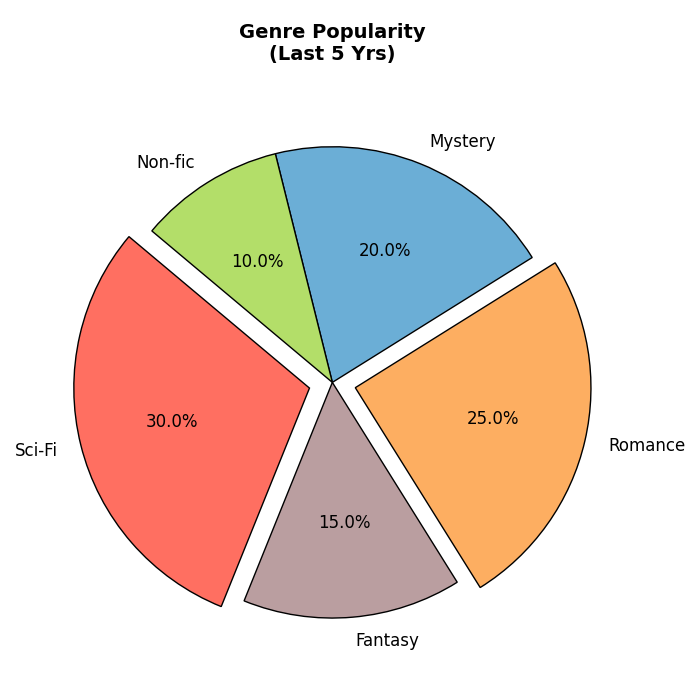

Generate this figure with Python:
import matplotlib.pyplot as plt
import numpy as np

# Altered genres and popularity by swapping positions of the second and fourth elements
genres = ['Sci-Fi', 'Fantasy', 'Romance', 'Mystery', 'Non-fic']
popularity = [30, 15, 25, 20, 10]

# Keeping the colors and explode list aligned with the altered genres
new_colors = ['#ff6f61', '#ba9ea0', '#fdae61', '#6baed6', '#b3de69'] 
explode = (0.1, 0, 0.1, 0, 0)

fig, ax = plt.subplots(figsize=(7, 7))
ax.pie(popularity, labels=genres, colors=new_colors, autopct='%1.1f%%',
       startangle=140, explode=explode,
       wedgeprops={'edgecolor': 'black'}, textprops={'fontsize': 12})

ax.set_title("Genre Popularity\n(Last 5 Yrs)", fontsize=14, fontweight='bold', pad=20)

plt.tight_layout()
plt.show()
